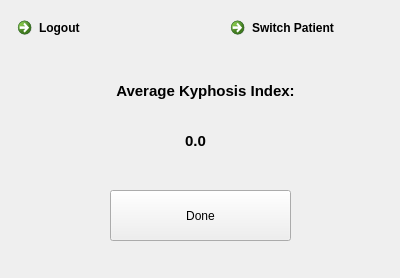
<?xml version="1.0" encoding="UTF-8"?>
<ui version="4.0">
 <class>Dialog</class>
 <widget class="QDialog" name="Dialog">
  <property name="geometry">
   <rect>
    <x>0</x>
    <y>0</y>
    <width>400</width>
    <height>278</height>
   </rect>
  </property>
  <property name="windowTitle">
   <string>Average Kyphosis Index</string>
  </property>
  <widget class="QLabel" name="label">
   <property name="geometry">
    <rect>
     <x>20</x>
     <y>70</y>
     <width>371</width>
     <height>41</height>
    </rect>
   </property>
   <property name="sizePolicy">
    <sizepolicy hsizetype="Expanding" vsizetype="Expanding">
     <horstretch>2</horstretch>
     <verstretch>2</verstretch>
    </sizepolicy>
   </property>
   <property name="sizeIncrement">
    <size>
     <width>2</width>
     <height>2</height>
    </size>
   </property>
   <property name="font">
    <font>
     <pointsize>11</pointsize>
     <weight>75</weight>
     <bold>true</bold>
    </font>
   </property>
   <property name="text">
    <string>Average Kyphosis Index:</string>
   </property>
   <property name="alignment">
    <set>Qt::AlignCenter</set>
   </property>
   <property name="wordWrap">
    <bool>true</bool>
   </property>
  </widget>
  <widget class="QLabel" name="label_2">
   <property name="geometry">
    <rect>
     <x>10</x>
     <y>120</y>
     <width>371</width>
     <height>41</height>
    </rect>
   </property>
   <property name="sizePolicy">
    <sizepolicy hsizetype="Expanding" vsizetype="Expanding">
     <horstretch>2</horstretch>
     <verstretch>2</verstretch>
    </sizepolicy>
   </property>
   <property name="sizeIncrement">
    <size>
     <width>2</width>
     <height>2</height>
    </size>
   </property>
   <property name="font">
    <font>
     <pointsize>11</pointsize>
     <weight>75</weight>
     <bold>true</bold>
    </font>
   </property>
   <property name="text">
    <string>0.0</string>
   </property>
   <property name="alignment">
    <set>Qt::AlignCenter</set>
   </property>
   <property name="wordWrap">
    <bool>true</bool>
   </property>
  </widget>
  <widget class="QWidget" name="horizontalLayoutWidget">
   <property name="geometry">
    <rect>
     <x>10</x>
     <y>10</y>
     <width>381</width>
     <height>51</height>
    </rect>
   </property>
   <layout class="QHBoxLayout" name="horizontalLayout">
    <item>
     <widget class="QCommandLinkButton" name="commandLinkButton">
      <property name="text">
       <string>Logout</string>
      </property>
     </widget>
    </item>
    <item>
     <spacer name="horizontalSpacer">
      <property name="orientation">
       <enum>Qt::Horizontal</enum>
      </property>
      <property name="sizeHint" stdset="0">
       <size>
        <width>40</width>
        <height>20</height>
       </size>
      </property>
     </spacer>
    </item>
    <item>
     <widget class="QCommandLinkButton" name="commandLinkButton_2">
      <property name="text">
       <string>Switch Patient</string>
      </property>
     </widget>
    </item>
   </layout>
  </widget>
  <widget class="QWidget" name="horizontalLayoutWidget_2">
   <property name="geometry">
    <rect>
     <x>10</x>
     <y>190</y>
     <width>381</width>
     <height>51</height>
    </rect>
   </property>
   <layout class="QHBoxLayout" name="horizontalLayout_2">
    <item>
     <spacer name="horizontalSpacer_2">
      <property name="orientation">
       <enum>Qt::Horizontal</enum>
      </property>
      <property name="sizeType">
       <enum>QSizePolicy::Fixed</enum>
      </property>
      <property name="sizeHint" stdset="0">
       <size>
        <width>100</width>
        <height>20</height>
       </size>
      </property>
     </spacer>
    </item>
    <item>
     <widget class="QPushButton" name="pushButton">
      <property name="sizePolicy">
       <sizepolicy hsizetype="Minimum" vsizetype="Expanding">
        <horstretch>0</horstretch>
        <verstretch>0</verstretch>
       </sizepolicy>
      </property>
      <property name="text">
       <string>Done</string>
      </property>
     </widget>
    </item>
    <item>
     <spacer name="horizontalSpacer_3">
      <property name="orientation">
       <enum>Qt::Horizontal</enum>
      </property>
      <property name="sizeType">
       <enum>QSizePolicy::Fixed</enum>
      </property>
      <property name="sizeHint" stdset="0">
       <size>
        <width>100</width>
        <height>20</height>
       </size>
      </property>
     </spacer>
    </item>
   </layout>
  </widget>
 </widget>
 <resources/>
 <connections/>
</ui>
